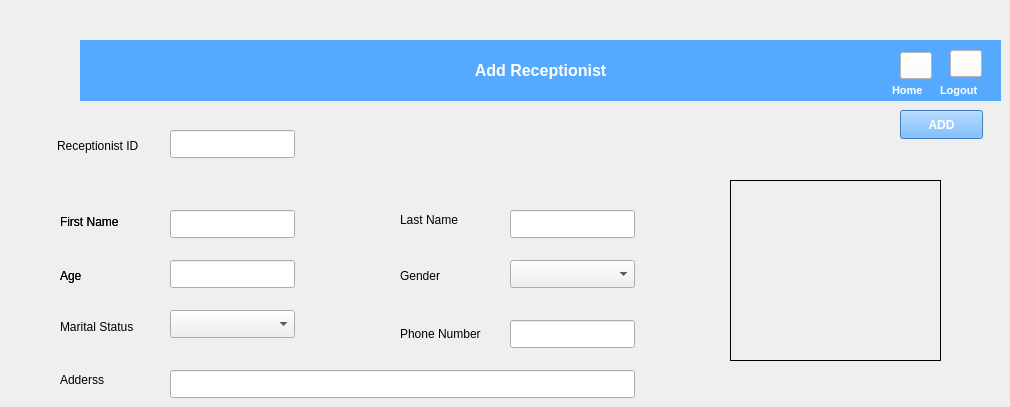
   <widget class="QWidget" name="tab">
    <attribute name="title">
     <string>Add Receptionist</string>
    </attribute>
    <widget class="QLabel" name="label_4">
     <property name="geometry">
      <rect>
       <x>400</x>
       <y>262</y>
       <width>48</width>
       <height>28</height>
      </rect>
     </property>
     <property name="text">
      <string>Gender</string>
     </property>
    </widget>
    <widget class="QComboBox" name="receptionist_gender_1">
     <property name="geometry">
      <rect>
       <x>510</x>
       <y>260</y>
       <width>125</width>
       <height>28</height>
      </rect>
     </property>
     <property name="currentIndex">
      <number>-1</number>
     </property>
     <item>
      <property name="text">
       <string>Male</string>
      </property>
     </item>
     <item>
      <property name="text">
       <string>Female</string>
      </property>
     </item>
    </widget>
    <widget class="QLineEdit" name="receptionist_id_1">
     <property name="geometry">
      <rect>
       <x>170</x>
       <y>130</y>
       <width>125</width>
       <height>28</height>
      </rect>
     </property>
    </widget>
    <widget class="QPushButton" name="add_pushButton">
     <property name="geometry">
      <rect>
       <x>900</x>
       <y>110</y>
       <width>83</width>
       <height>29</height>
      </rect>
     </property>
     <property name="font">
      <font>
       <italic>false</italic>
       <bold>true</bold>
       <strikeout>false</strikeout>
      </font>
     </property>
     <property name="styleSheet">
      <string notr="true">color: rgb(255, 255, 255);
background-color: rgb(85, 170, 255);</string>
     </property>
     <property name="text">
      <string>ADD</string>
     </property>
    </widget>
    <widget class="QLabel" name="img_1_1">
     <property name="geometry">
      <rect>
       <x>730</x>
       <y>180</y>
       <width>211</width>
       <height>181</height>
      </rect>
     </property>
     <property name="frameShape">
      <enum>QFrame::Box</enum>
     </property>
     <property name="text">
      <string/>
     </property>
     <property name="pixmap">
      <pixmap resource="resource.qrc">:/images/user.png</pixmap>
     </property>
     <property name="scaledContents">
      <bool>true</bool>
     </property>
    </widget>
    <widget class="QLabel" name="label_32">
     <property name="geometry">
      <rect>
       <x>400</x>
       <y>320</y>
       <width>99</width>
       <height>28</height>
      </rect>
     </property>
     <property name="text">
      <string>Phone Number</string>
     </property>
    </widget>
    <widget class="QLineEdit" name="receptionist_phone_number_1">
     <property name="geometry">
      <rect>
       <x>510</x>
       <y>320</y>
       <width>125</width>
       <height>28</height>
      </rect>
     </property>
    </widget>
    <widget class="QLabel" name="label_101">
     <property name="geometry">
      <rect>
       <x>80</x>
       <y>40</y>
       <width>921</width>
       <height>61</height>
      </rect>
     </property>
     <property name="font">
      <font>
       <pointsize>12</pointsize>
       <bold>true</bold>
      </font>
     </property>
     <property name="autoFillBackground">
      <bool>false</bool>
     </property>
     <property name="styleSheet">
      <string notr="true">background-color: rgb(85, 170, 255);
color: rgb(255, 255, 255);</string>
     </property>
     <property name="text">
      <string>Add Receptionist</string>
     </property>
     <property name="alignment">
      <set>Qt::AlignCenter</set>
     </property>
     <property name="wordWrap">
      <bool>false</bool>
     </property>
     <property name="margin">
      <number>0</number>
     </property>
     <property name="indent">
      <number>-1</number>
     </property>
    </widget>
    <widget class="QLabel" name="img_1">
     <property name="geometry">
      <rect>
       <x>0</x>
       <y>35</y>
       <width>121</width>
       <height>71</height>
      </rect>
     </property>
     <property name="text">
      <string/>
     </property>
     <property name="pixmap">
      <pixmap resource="resource.qrc">:/images/add.png</pixmap>
     </property>
     <property name="scaledContents">
      <bool>true</bool>
     </property>
    </widget>
    <widget class="QComboBox" name="receptionist_marital_status_1">
     <property name="geometry">
      <rect>
       <x>170</x>
       <y>310</y>
       <width>125</width>
       <height>28</height>
      </rect>
     </property>
     <property name="currentText">
      <string/>
     </property>
     <property name="currentIndex">
      <number>-1</number>
     </property>
     <item>
      <property name="text">
       <string>Single</string>
      </property>
     </item>
     <item>
      <property name="text">
       <string>Married</string>
      </property>
     </item>
     <item>
      <property name="text">
       <string>Divorced</string>
      </property>
     </item>
     <item>
      <property name="text">
       <string>Widowed</string>
      </property>
     </item>
    </widget>
    <widget class="QLineEdit" name="receptionist_address_1">
     <property name="geometry">
      <rect>
       <x>170</x>
       <y>370</y>
       <width>465</width>
       <height>28</height>
      </rect>
     </property>
    </widget>
    <widget class="QLabel" name="label_6">
     <property name="geometry">
      <rect>
       <x>60</x>
       <y>370</y>
       <width>63</width>
       <height>20</height>
      </rect>
     </property>
     <property name="text">
      <string>Adderss</string>
     </property>
    </widget>
    <widget class="QLabel" name="label_5">
     <property name="geometry">
      <rect>
       <x>60</x>
       <y>317</y>
       <width>131</width>
       <height>20</height>
      </rect>
     </property>
     <property name="text">
      <string>Marital Status</string>
     </property>
    </widget>
    <widget class="QLineEdit" name="receptionist_last_name_1">
     <property name="geometry">
      <rect>
       <x>510</x>
       <y>210</y>
       <width>125</width>
       <height>28</height>
      </rect>
     </property>
    </widget>
    <widget class="QLineEdit" name="receptionist_first_name_1">
     <property name="geometry">
      <rect>
       <x>170</x>
       <y>210</y>
       <width>125</width>
       <height>28</height>
      </rect>
     </property>
    </widget>
    <widget class="QLabel" name="label_3">
     <property name="geometry">
      <rect>
       <x>400</x>
       <y>200</y>
       <width>70</width>
       <height>39</height>
      </rect>
     </property>
     <property name="text">
      <string>Last Name</string>
     </property>
    </widget>
    <widget class="QLabel" name="label_2">
     <property name="geometry">
      <rect>
       <x>60</x>
       <y>202</y>
       <width>71</width>
       <height>39</height>
      </rect>
     </property>
     <property name="text">
      <string>First Name</string>
     </property>
    </widget>
    <widget class="QLineEdit" name="receptionist_age_1">
     <property name="geometry">
      <rect>
       <x>170</x>
       <y>260</y>
       <width>125</width>
       <height>28</height>
      </rect>
     </property>
    </widget>
    <widget class="QLabel" name="label_7">
     <property name="geometry">
      <rect>
       <x>60</x>
       <y>262</y>
       <width>27</width>
       <height>28</height>
      </rect>
     </property>
     <property name="text">
      <string>Age</string>
     </property>
    </widget>
    <widget class="QLabel" name="label_8">
     <property name="geometry">
      <rect>
       <x>60</x>
       <y>262</y>
       <width>27</width>
       <height>28</height>
      </rect>
     </property>
     <property name="text">
      <string>Age</string>
     </property>
    </widget>
    <widget class="QLabel" name="label_9">
     <property name="geometry">
      <rect>
       <x>60</x>
       <y>202</y>
       <width>71</width>
       <height>39</height>
      </rect>
     </property>
     <property name="text">
      <string>First Name</string>
     </property>
    </widget>
    <widget class="QLabel" name="label_13">
     <property name="geometry">
      <rect>
       <x>57</x>
       <y>136</y>
       <width>121</width>
       <height>20</height>
      </rect>
     </property>
     <property name="text">
      <string>Receptionist ID</string>
     </property>
    </widget>
    <widget class="QPushButton" name="home_pushButton_1">
     <property name="geometry">
      <rect>
       <x>900</x>
       <y>52</y>
       <width>32</width>
       <height>27</height>
      </rect>
     </property>
     <property name="styleSheet">
      <string notr="true">background-color: rgb(255, 255, 255);</string>
     </property>
     <property name="text">
      <string/>
     </property>
     <property name="icon">
      <iconset resource="resource.qrc">
       <normaloff>:/images/home.png</normaloff>:/images/home.png</iconset>
     </property>
     <property name="iconSize">
      <size>
       <width>24</width>
       <height>24</height>
      </size>
     </property>
    </widget>
    <widget class="QPushButton" name="logout_pushButton_1">
     <property name="geometry">
      <rect>
       <x>950</x>
       <y>50</y>
       <width>32</width>
       <height>27</height>
      </rect>
     </property>
     <property name="styleSheet">
      <string notr="true">background-color: rgb(255, 255, 255);</string>
     </property>
     <property name="text">
      <string/>
     </property>
     <property name="icon">
      <iconset resource="resource.qrc">
       <normaloff>:/images/logout.png</normaloff>:/images/logout.png</iconset>
     </property>
     <property name="iconSize">
      <size>
       <width>24</width>
       <height>24</height>
      </size>
     </property>
    </widget>
    <widget class="QLabel" name="label_14">
     <property name="geometry">
      <rect>
       <x>940</x>
       <y>80</y>
       <width>51</width>
       <height>20</height>
      </rect>
     </property>
     <property name="font">
      <font>
       <pointsize>8</pointsize>
       <bold>true</bold>
      </font>
     </property>
     <property name="styleSheet">
      <string notr="true">color: rgb(255, 255, 255);</string>
     </property>
     <property name="text">
      <string>Logout</string>
     </property>
    </widget>
    <widget class="QLabel" name="label_17">
     <property name="geometry">
      <rect>
       <x>892</x>
       <y>80</y>
       <width>51</width>
       <height>20</height>
      </rect>
     </property>
     <property name="font">
      <font>
       <pointsize>8</pointsize>
       <bold>true</bold>
       <kerning>true</kerning>
      </font>
     </property>
     <property name="styleSheet">
      <string notr="true">color: rgb(255, 255, 255);</string>
     </property>
     <property name="text">
      <string>Home</string>
     </property>
    </widget>
   </widget>
